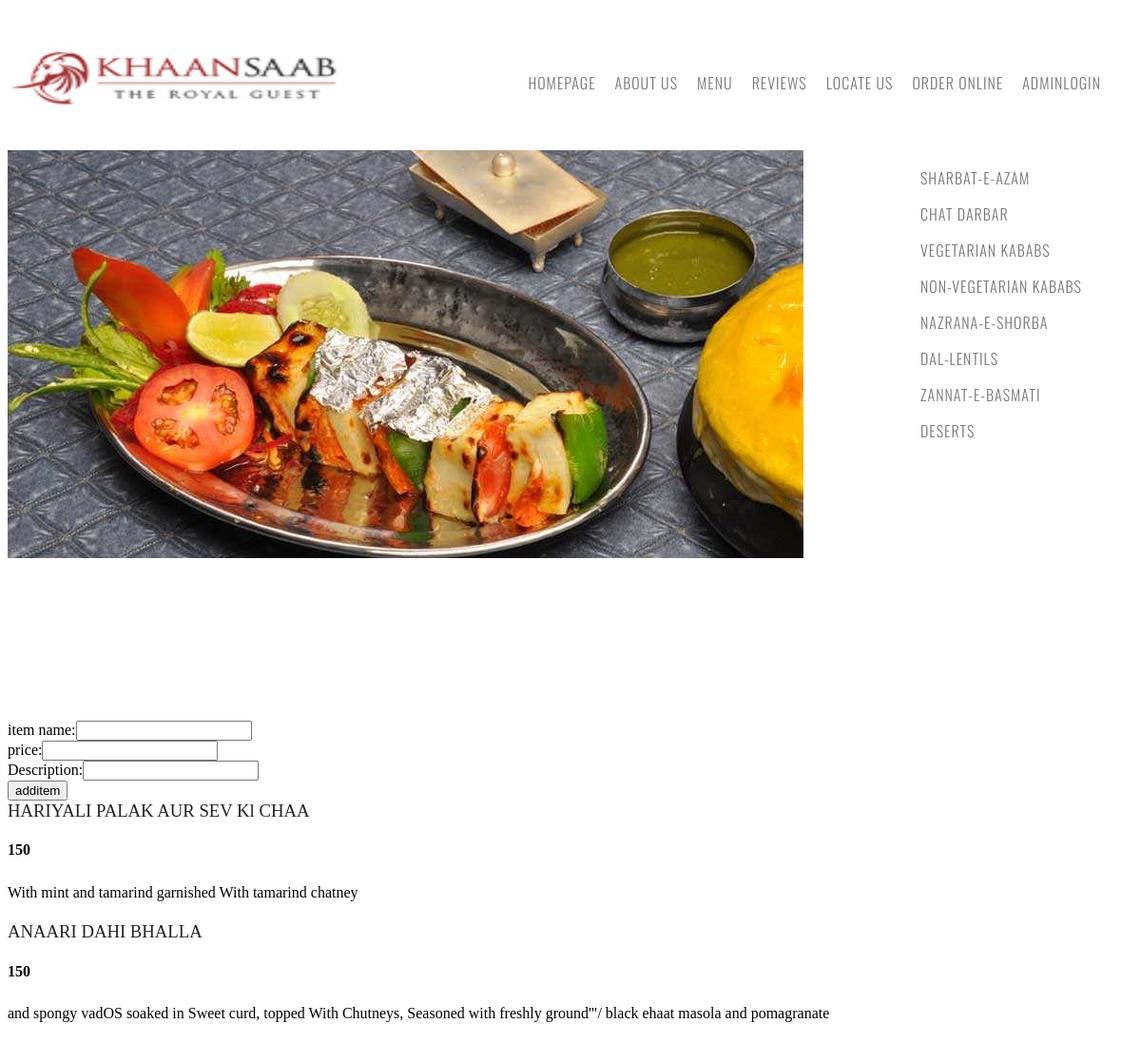
Page /amenu1.php on the committed database.
### tables this page shows
CREATE TABLE IF NOT EXISTS `chat` (
  `name` varchar(30) NOT NULL,
  `price` int(4) NOT NULL,
  `description` mediumtext NOT NULL
);

### amenu1.php (the view, shortened to what this page needs)
<!DOCTYPE html>
<html>
<head>
<link href="default.css" rel="stylesheet" type="text/css" media="all" />
</head>
<body>
<div id="wrapper">
	<div id="header-wrapper">
		<div id="header">
			<div id="logo">
				<img src="logo.jpg">
			</div>
			<div id="menu">
				<ul>
					<li><a href="index.php" accesskey="1" title="">Homepage</a></li>
					<li><a href="about.html" accesskey="2" title="">About Us</a></li>
					<li><a href="amenu.php" accesskey="3" title="">Menu</a></li>
					<li><a href="reviews.php" accesskey="4" title="">Reviews</a></li>
					<li><a href="locate.html" accesskey="5" title="">Locate Us</a></li>
					<li><a href="online.html" accesskey="6" title="">Order Online</a></li>
					<li><a href="admin.php" accesskey="7" title="">AdminLogin</a></li>
				</ul>
			</div>
		</div>
	</div>
	<div id="image">
		<img src="menu.jpg">
	</div>
	<div id="list">
				<ul>
					<li><a href="amenu.php" accesskey="1" title="">Sharbat-E-Azam</a></li> <br>
					<li><a href="amenu1.php" accesskey="2" title="">Chat Darbar</a></li> <br>
					<li><a href="amenu2.php" accesskey="3" title="">Vegetarian Kababs</a></li> <br>
					<li><a href="amenu3.php" accesskey="4" title="">Non-Vegetarian Kababs</a></li> <br>
					<li><a href="amenu4.php" accesskey="7" title="">Nazrana-E-Shorba</a></li> <br>
					<li><a href="amenu5.php" accesskey="7" title="">Dal-Lentils</a></li> <br>
					<li><a href="amenu6.php" accesskey="5" title="">Zannat-E-Basmati</a></li> <br>
					<li><a href="amenu7.php" accesskey="6" title="">Deserts</a></li> <br>
				</ul>
			</div>
	</div>
<form action="update1.php" method="POST">
            item name:<input type="text" name="name" value="" /><br>
			 price:<input type="number" name="price" value="" /><br>
            Description:<input type="text" name="description" value="" /><br>
            <input type="submit" name="additem" value="additem"><br>
        </form>
<?php
		include 'includes/connection.php';
		$query= "SELECT * FROM chat";
		$result= $conn->query($query);
	while($chat= $result->fetch_array())
	{
		echo "<h3>" . $chat['name'] . "</h3>";
		echo "<h4>" . $chat['price'] . "</h4>";
		echo "<p>" . $chat['description'] . "<p>";
	}
?>
</body>
</html>

### default.css (style rules this page uses)
h1, h2, h3 { margin: 0; padding: 0; font-weight: 200; color: #222222; }
p, ol, ul { margin-top: 0px; padding: 0px; }
p, ol { line-height: 180%; }
a { color: #5C5539; }
#wrapper { overflow: hidden; width: 1200px; margin: 0px auto; background: #FFFFFF; }
#header-wrapper { overflow: hidden; height: 150px; background: #FFFFFF; }
#header { width: 1200px; height: 150px; margin: 0 auto; padding: 0px 0px; }
#logo img { float: left; width: 350px; height: 150px; }
#menu { float: right; width: 810px; height: 80px; padding: 20px 40px 0px 0px; }
#menu ul { float: right; margin: 0; padding: 40px 0px 0px 0px; list-style: none; line-height: normal; }
#menu li { float: left; }
#menu a { display: block; padding: 7px 10px 7px 10px; letter-spacing: 1px; text-decoration: none; text-align: center; text-transform: uppercase; font-family: 'Oswald', sans-serif; font-size: 16px; font-weight: 300; color: #757575; }
#image { float : left; height : 600px; width : 900px; }
#list { float: right; width: 200px; height: 80px; padding: 10px 50px 0px 0px; }
#list ul { float: left; margin: 0; padding: 0px 0px 0px 0px; list-style: none; line-height: normal; }
#list li { float: left; }
#list a { display: block; padding: 7px 10px 7px 10px; letter-spacing: 1px; text-decoration: none; text-align: left; text-transform: uppercase; font-family: 'Oswald', sans-serif; font-size: 16px; font-weight: 300; color: #757575; }

### rows in the picture
chat: name "HARIYALI PALAK AUR SEV Kl CHAA", price "150", description "With mint and tamarind garnished With tamarind chatney"
chat: name "ANAARI DAHI BHALLA", price "150", description "and spongy vadOS soaked in Sweet curd, topped With Chutneys, Seasoned with freshly ground'\"/ black ehaat masola and pomagranate"
